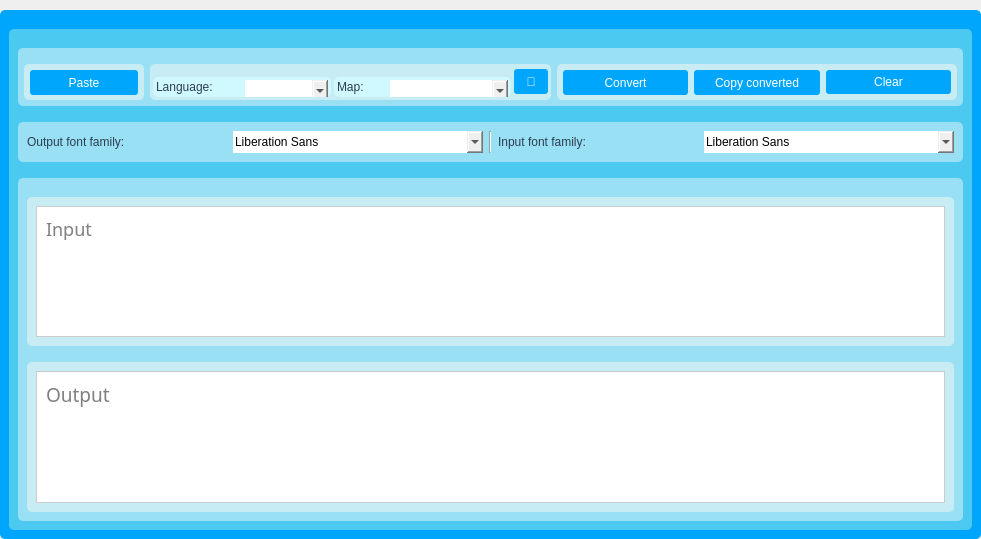
<?xml version="1.0" encoding="UTF-8"?>
<ui version="4.0">
 <class>Form</class>
 <widget class="QWidget" name="Form">
  <property name="geometry">
   <rect>
    <x>0</x>
    <y>0</y>
    <width>981</width>
    <height>539</height>
   </rect>
  </property>
  <property name="windowTitle">
   <string>Encoding Converter</string>
  </property>
  <property name="windowIcon">
   <iconset>
    <normaloff>Imgs/Conveter_PNG.png</normaloff>Imgs/Conveter_PNG.png</iconset>
  </property>
  <property name="styleSheet">
   <string notr="true">
QPushButton {
    background-color: #3498db; /* Blue background color */
    color: white; /* White text color */
    border: 2px solid #3498db; /* Blue border */
    border-radius: 5px; /* Rounded corners */
    padding: 4px 8px; /* Padding */
   
	font: 57 15px &quot;DM Mono Medium&quot;;
}

QPushButton:hover {
    background-color: #2980b9; /* Darker blue on hover */
    border: 2px solid #2980b9;
}


/* QTextEdit */
QTextEdit {
    background-color: #fff; /* White background */
    border: 1px solid #ccc; /* Gray border */
    padding: 5px; /* Padding */
    font-size: 14px; /* Font size */
}

QTextEdit:focus {
	font: 13pt  &quot;./Fonts/Kalpurush&quot; , &quot;Kalpurush&quot; ;
    border: 2px solid #3498db; /* Blue border on focus */
}

QComboBox{
font: 16px &quot;MS Shell Dlg 2&quot;;
min-height: 22px;
}


QLabel{
font: 16px &quot;MS Shell Dlg 2&quot;;
}</string>
  </property>
  <layout class="QGridLayout" name="gridLayout">
   <property name="leftMargin">
    <number>0</number>
   </property>
   <property name="topMargin">
    <number>0</number>
   </property>
   <property name="rightMargin">
    <number>0</number>
   </property>
   <property name="bottomMargin">
    <number>0</number>
   </property>
   <property name="spacing">
    <number>0</number>
   </property>
   <item row="2" column="0">
    <widget class="QGroupBox" name="groupBox_2">
     <property name="minimumSize">
      <size>
       <width>0</width>
       <height>100</height>
      </size>
     </property>
     <property name="styleSheet">
      <string notr="true">
QComboBox{
font: 57 16px &quot;DM Mono Medium&quot;;
}

QRadioButton {
    padding: 2px;
    margin: 5px;
	 font-size: 15px;
}

QRadioButton::hover {
    font: 11px;
    padding: 2px;
    margin: 5px;
	font: 14px &quot;MS Shell Dlg 2&quot;;
}

QRadioButton::indicator {
    width: 13px;
    height: 13px;
}

QRadioButton::indicator::unchecked {
    border: 1px solid #90A4AE;
    border-radius: 4px;
    background-color: #ECEFF1;
}

QRadioButton::indicator::checked {
    border: 1px solid #90A4AE;
    border-radius: 5px;
    background-color: #90A4AE;
	background-color: rgb(0, 193, 0);
}
QRadioButton::indicator::unchecked:hover {
    width: 14px;
    height: 14px;
}
QRadioButton::indicator::checked:hover {
     width: 15px;
    height: 15px;
}

QGroupBox {
    border: none;
    border-radius: 5px;
    margin-top: 10px; /* leave space at the top for the title */
    font-weight: bold;
	font-size: 15px;
	background-color: rgb(0, 166, 251);
}

QGroupBox::title {
    subcontrol-origin: margin;
    subcontrol-position: top; /* position at the top center */
    padding: 3 8px;
	color: rgb(202, 240, 248);
	border-radius:4px;
	background-color:  rgb(248, 248, 248);
	font: 57 13px &quot;DM Mono Medium&quot;;
}

QLabel {
    color: #2c3e50;
    font: 57 14px &quot;DM Mono Medium&quot;;
	border: none;
}

QLineEdit {
    border: none;
    border-radius: 3px;
    padding: 1px;
	padding-left: 5px;
    background: #ffffff;
    selection-background-color: #007bff;
    selection-color: #ffffff;
    font-size: 12px;
}


QCheckBox {
    spacing: 5px;
    color: #2c3e50;
    font-size: 15px;
}

QCheckBox::indicator {
    width: 14px;
    height: 14px;
}

QComboBox{
border:none;
}
</string>
     </property>
     <property name="title">
      <string/>
     </property>
     <layout class="QGridLayout" name="gridLayout_2">
      <item row="0" column="0">
       <widget class="QGroupBox" name="groupBox_3">
        <property name="minimumSize">
         <size>
          <width>0</width>
          <height>100</height>
         </size>
        </property>
        <property name="styleSheet">
         <string notr="true">QGroupBox {
    border: none;
    border-radius: 5px;
    margin-top: 1ex; /* leave space at the top for the title */
	background-color: rgb(134, 202, 237);
	background-color: rgb(76, 201, 240);
}
QGroupBox::title {
	border-radius:3px;
	background-color: rgb(154, 224, 245);
}
QPushButton {
	background-color: rgb(0, 166, 251);
	color: white;
    border: none;
    border-radius: 3px;
	font: 57 16px &quot;DM Mono Medium&quot;;
}
QPushButton:hover {
background-color: rgb(0, 180, 216);
}
QPushButton:pressed {
	color: rgb(202, 240, 248);
	background-color: rgb(0, 119, 182);
}
QLabel{
background:transparent;
	font: 57 16px &quot;DM Mono Medium&quot;;

}

QCheckBox:disabled {
background-color: rgb(76, 201, 240);
  border: none;
	color: rgb(208, 248, 255);
}

</string>
        </property>
        <property name="title">
         <string/>
        </property>
        <layout class="QGridLayout" name="gridLayout_3">
         <item row="1" column="0" colspan="2">
          <widget class="QGroupBox" name="groupBox_4">
           <property name="minimumSize">
            <size>
             <width>0</width>
             <height>68</height>
            </size>
           </property>
           <property name="maximumSize">
            <size>
             <width>985</width>
             <height>16777215</height>
            </size>
           </property>
           <property name="styleSheet">
            <string notr="true">QGroupBox {
    border: none;
	background-color: rgb(154, 224, 245);
}
QGroupBox::title {
	border:none;
	
	background-color: rgb(76, 201, 240);
}
</string>
           </property>
           <property name="title">
            <string/>
           </property>
           <layout class="QHBoxLayout" name="horizontalLayout_2">
            <property name="leftMargin">
             <number>6</number>
            </property>
            <property name="topMargin">
             <number>6</number>
            </property>
            <property name="rightMargin">
             <number>6</number>
            </property>
            <property name="bottomMargin">
             <number>6</number>
            </property>
            <item>
             <widget class="QGroupBox" name="groupBox">
              <property name="minimumSize">
               <size>
                <width>0</width>
                <height>0</height>
               </size>
              </property>
              <property name="maximumSize">
               <size>
                <width>120</width>
                <height>16777215</height>
               </size>
              </property>
              <property name="styleSheet">
               <string notr="true">QGroupBox {
    border: none;
	background-color: rgb(200, 236, 243);
}


</string>
              </property>
              <property name="title">
               <string/>
              </property>
              <layout class="QHBoxLayout" name="horizontalLayout_5">
               <property name="leftMargin">
                <number>6</number>
               </property>
               <property name="topMargin">
                <number>6</number>
               </property>
               <property name="rightMargin">
                <number>6</number>
               </property>
               <property name="bottomMargin">
                <number>6</number>
               </property>
               <item>
                <widget class="QPushButton" name="Paste_pushButton">
                 <property name="minimumSize">
                  <size>
                   <width>0</width>
                   <height>25</height>
                  </size>
                 </property>
                 <property name="cursor">
                  <cursorShape>PointingHandCursor</cursorShape>
                 </property>
                 <property name="toolTip">
                  <string>&lt;html&gt;&lt;head/&gt;&lt;body&gt;&lt;p&gt;Paste any Text&lt;/p&gt;&lt;/body&gt;&lt;/html&gt;</string>
                 </property>
                 <property name="whatsThis">
                  <string>&lt;html&gt;&lt;head/&gt;&lt;body&gt;&lt;p&gt;Paste any Text&lt;/p&gt;&lt;/body&gt;&lt;/html&gt;</string>
                 </property>
                 <property name="styleSheet">
                  <string notr="true"/>
                 </property>
                 <property name="text">
                  <string>Paste</string>
                 </property>
                 <property name="icon">
                  <iconset>
                   <normaloff>../NMs Keybord/Imgs/kisspng-computer-icons-copying-cut-copy-and-paste-clipbo-paste-icon-free-download-png-and-vector-5c5f67badec551.8477141515497563469125.png</normaloff>../NMs Keybord/Imgs/kisspng-computer-icons-copying-cut-copy-and-paste-clipbo-paste-icon-free-download-png-and-vector-5c5f67badec551.8477141515497563469125.png</iconset>
                 </property>
                </widget>
               </item>
              </layout>
             </widget>
            </item>
            <item>
             <widget class="QGroupBox" name="groupBox_5">
              <property name="minimumSize">
               <size>
                <width>325</width>
                <height>0</height>
               </size>
              </property>
              <property name="styleSheet">
               <string notr="true">QGroupBox {
    border: none;
	background-color: rgb(200, 236, 243);
}


</string>
              </property>
              <property name="title">
               <string/>
              </property>
              <layout class="QHBoxLayout" name="horizontalLayout">
               <property name="spacing">
                <number>3</number>
               </property>
               <property name="leftMargin">
                <number>3</number>
               </property>
               <property name="topMargin">
                <number>3</number>
               </property>
               <property name="rightMargin">
                <number>3</number>
               </property>
               <property name="bottomMargin">
                <number>3</number>
               </property>
               <item>
                <widget class="QGroupBox" name="groupBox_6">
                 <property name="maximumSize">
                  <size>
                   <width>340</width>
                   <height>34</height>
                  </size>
                 </property>
                 <property name="styleSheet">
                  <string notr="true">QGroupBox {
    border: none;
	background-color: rgb(208, 248, 255);

}</string>
                 </property>
                 <property name="title">
                  <string/>
                 </property>
                 <layout class="QHBoxLayout" name="horizontalLayout_3">
                  <property name="leftMargin">
                   <number>3</number>
                  </property>
                  <property name="topMargin">
                   <number>3</number>
                  </property>
                  <property name="rightMargin">
                   <number>3</number>
                  </property>
                  <property name="bottomMargin">
                   <number>3</number>
                  </property>
                  <item>
                   <widget class="QLabel" name="label_3">
                    <property name="maximumSize">
                     <size>
                      <width>120</width>
                      <height>16777215</height>
                     </size>
                    </property>
                    <property name="text">
                     <string>Language:</string>
                    </property>
                   </widget>
                  </item>
                  <item>
                   <widget class="QComboBox" name="LangComboBox">
                    <property name="minimumSize">
                     <size>
                      <width>0</width>
                      <height>22</height>
                     </size>
                    </property>
                    <property name="maximumSize">
                     <size>
                      <width>300</width>
                      <height>16777215</height>
                     </size>
                    </property>
                   </widget>
                  </item>
                 </layout>
                </widget>
               </item>
               <item>
                <widget class="QGroupBox" name="groupBox_7">
                 <property name="maximumSize">
                  <size>
                   <width>16777215</width>
                   <height>34</height>
                  </size>
                 </property>
                 <property name="styleSheet">
                  <string notr="true">QGroupBox {
    border: none;
	background-color: rgb(208, 248, 255);

}</string>
                 </property>
                 <property name="title">
                  <string/>
                 </property>
                 <layout class="QHBoxLayout" name="horizontalLayout_4">
                  <property name="spacing">
                   <number>3</number>
                  </property>
                  <property name="leftMargin">
                   <number>3</number>
                  </property>
                  <property name="topMargin">
                   <number>3</number>
                  </property>
                  <property name="rightMargin">
                   <number>3</number>
                  </property>
                  <property name="bottomMargin">
                   <number>3</number>
                  </property>
                  <item>
                   <widget class="QLabel" name="label">
                    <property name="minimumSize">
                     <size>
                      <width>30</width>
                      <height>0</height>
                     </size>
                    </property>
                    <property name="maximumSize">
                     <size>
                      <width>50</width>
                      <height>16777215</height>
                     </size>
                    </property>
                    <property name="styleSheet">
                     <string notr="true"/>
                    </property>
                    <property name="text">
                     <string>Map:</string>
                    </property>
                   </widget>
                  </item>
                  <item>
                   <widget class="QComboBox" name="encoComboBox">
                    <property name="minimumSize">
                     <size>
                      <width>0</width>
                      <height>22</height>
                     </size>
                    </property>
                    <property name="styleSheet">
                     <string notr="true"/>
                    </property>
                   </widget>
                  </item>
                 </layout>
                </widget>
               </item>
               <item>
                <widget class="QPushButton" name="ReloadPushButton">
                 <property name="minimumSize">
                  <size>
                   <width>25</width>
                   <height>25</height>
                  </size>
                 </property>
                 <property name="maximumSize">
                  <size>
                   <width>34</width>
                   <height>16777215</height>
                  </size>
                 </property>
                 <property name="toolTip">
                  <string>&lt;html&gt;&lt;head/&gt;&lt;body&gt;&lt;p&gt;Reload The Map&lt;/p&gt;&lt;/body&gt;&lt;/html&gt;</string>
                 </property>
                 <property name="text">
                  <string>🔄</string>
                 </property>
                </widget>
               </item>
              </layout>
             </widget>
            </item>
            <item>
             <widget class="QGroupBox" name="groupBox_8">
              <property name="styleSheet">
               <string notr="true">QGroupBox {
    border: none;
	background-color: rgb(200, 236, 243);
}


</string>
              </property>
              <property name="title">
               <string/>
              </property>
              <layout class="QHBoxLayout" name="horizontalLayout_6">
               <property name="leftMargin">
                <number>6</number>
               </property>
               <property name="topMargin">
                <number>6</number>
               </property>
               <property name="rightMargin">
                <number>6</number>
               </property>
               <property name="bottomMargin">
                <number>6</number>
               </property>
               <item>
                <widget class="QPushButton" name="Convert_pushButton">
                 <property name="minimumSize">
                  <size>
                   <width>0</width>
                   <height>25</height>
                  </size>
                 </property>
                 <property name="cursor">
                  <cursorShape>PointingHandCursor</cursorShape>
                 </property>
                 <property name="styleSheet">
                  <string notr="true"/>
                 </property>
                 <property name="text">
                  <string>Convert</string>
                 </property>
                 <property name="icon">
                  <iconset>
                   <normaloff>../NMs Keybord/Imgs/Conveter_PNG.png</normaloff>../NMs Keybord/Imgs/Conveter_PNG.png</iconset>
                 </property>
                </widget>
               </item>
               <item>
                <widget class="QPushButton" name="Copy_pushButton">
                 <property name="minimumSize">
                  <size>
                   <width>0</width>
                   <height>25</height>
                  </size>
                 </property>
                 <property name="cursor">
                  <cursorShape>PointingHandCursor</cursorShape>
                 </property>
                 <property name="styleSheet">
                  <string notr="true"/>
                 </property>
                 <property name="text">
                  <string>Copy converted</string>
                 </property>
                 <property name="icon">
                  <iconset>
                   <normaloff>../NMs Keybord/Imgs/copy.png</normaloff>../NMs Keybord/Imgs/copy.png</iconset>
                 </property>
                </widget>
               </item>
               <item>
                <widget class="QPushButton" name="Clear_pushButton">
                 <property name="minimumSize">
                  <size>
                   <width>0</width>
                   <height>24</height>
                  </size>
                 </property>
                 <property name="cursor">
                  <cursorShape>PointingHandCursor</cursorShape>
                 </property>
                 <property name="focusPolicy">
                  <enum>Qt::NoFocus</enum>
                 </property>
                 <property name="styleSheet">
                  <string notr="true"/>
                 </property>
                 <property name="text">
                  <string>Clear</string>
                 </property>
                 <property name="icon">
                  <iconset>
                   <normaloff>../NMs Keybord/Imgs/PngItem_4040102.png</normaloff>../NMs Keybord/Imgs/PngItem_4040102.png</iconset>
                 </property>
                </widget>
               </item>
              </layout>
             </widget>
            </item>
           </layout>
          </widget>
         </item>
         <item row="3" column="0" colspan="2">
          <widget class="QGroupBox" name="groupBox_11">
           <property name="minimumSize">
            <size>
             <width>0</width>
             <height>50</height>
            </size>
           </property>
           <property name="styleSheet">
            <string notr="true">QGroupBox {
    border: none;
	background-color: rgb(154, 224, 245);
}
QGroupBox::title {
	border:none;
	
	background-color: rgb(76, 201, 240);
}
</string>
           </property>
           <property name="title">
            <string/>
           </property>
           <layout class="QVBoxLayout" name="verticalLayout">
            <item>
             <layout class="QGridLayout" name="gridLayout_6"/>
            </item>
            <item>
             <widget class="QGroupBox" name="groupBox_9">
              <property name="minimumSize">
               <size>
                <width>0</width>
                <height>50</height>
               </size>
              </property>
              <property name="styleSheet">
               <string notr="true">QGroupBox {
    border: none;
	background-color: rgb(200, 236, 243);
}


</string>
              </property>
              <property name="title">
               <string/>
              </property>
              <layout class="QGridLayout" name="gridLayout_4">
               <item row="0" column="0" colspan="2">
                <widget class="QTextEdit" name="First_textEdit">
                 <property name="minimumSize">
                  <size>
                   <width>0</width>
                   <height>60</height>
                  </size>
                 </property>
                 <property name="maximumSize">
                  <size>
                   <width>16777215</width>
                   <height>16777215</height>
                  </size>
                 </property>
                 <property name="cursor" stdset="0">
                  <cursorShape>IBeamCursor</cursorShape>
                 </property>
                 <property name="styleSheet">
                  <string notr="true">QTextEdit{
    font-family: kalpurush;
    font-size: 18px;
}</string>
                 </property>
                 <property name="acceptRichText">
                  <bool>false</bool>
                 </property>
                 <property name="placeholderText">
                  <string>Input</string>
                 </property>
                </widget>
               </item>
              </layout>
             </widget>
            </item>
            <item>
             <widget class="QGroupBox" name="groupBox_10">
              <property name="minimumSize">
               <size>
                <width>0</width>
                <height>70</height>
               </size>
              </property>
              <property name="styleSheet">
               <string notr="true">QGroupBox {
    border: none;
	background-color: rgb(200, 236, 243);
}


</string>
              </property>
              <property name="title">
               <string/>
              </property>
              <layout class="QGridLayout" name="gridLayout_5">
               <item row="0" column="0">
                <widget class="QTextEdit" name="second_textEdit">
                 <property name="minimumSize">
                  <size>
                   <width>415</width>
                   <height>100</height>
                  </size>
                 </property>
                 <property name="cursor" stdset="0">
                  <cursorShape>IBeamCursor</cursorShape>
                 </property>
                 <property name="acceptDrops">
                  <bool>false</bool>
                 </property>
                 <property name="styleSheet">
                  <string notr="true">QTextEdit{
    font-family: kalpurush ANSI;
    font-size: 19px;
}</string>
                 </property>
                 <property name="acceptRichText">
                  <bool>true</bool>
                 </property>
                 <property name="placeholderText">
                  <string>Output</string>
                 </property>
                </widget>
               </item>
              </layout>
             </widget>
            </item>
           </layout>
          </widget>
         </item>
         <item row="2" column="0" colspan="2">
          <widget class="QGroupBox" name="groupBox_14">
           <property name="styleSheet">
            <string notr="true">QGroupBox {
    border: none;
	background-color: rgb(154, 224, 245);
}
QGroupBox::title {
	border:none;
	
	background-color: rgb(76, 201, 240);
}
</string>
           </property>
           <property name="title">
            <string/>
           </property>
           <layout class="QHBoxLayout" name="horizontalLayout_9">
            <item>
             <widget class="QLabel" name="label_4">
              <property name="maximumSize">
               <size>
                <width>200</width>
                <height>16777215</height>
               </size>
              </property>
              <property name="text">
               <string>Output font family:</string>
              </property>
             </widget>
            </item>
            <item>
             <widget class="QFontComboBox" name="fontComboBox">
              <property name="maximumSize">
               <size>
                <width>250</width>
                <height>16777215</height>
               </size>
              </property>
             </widget>
            </item>
            <item>
             <widget class="Line" name="line">
              <property name="orientation">
               <enum>Qt::Vertical</enum>
              </property>
             </widget>
            </item>
            <item>
             <widget class="QLabel" name="label_2">
              <property name="maximumSize">
               <size>
                <width>200</width>
                <height>16777215</height>
               </size>
              </property>
              <property name="text">
               <string>Input font family:</string>
              </property>
             </widget>
            </item>
            <item>
             <widget class="QFontComboBox" name="fontComboBox_2">
              <property name="maximumSize">
               <size>
                <width>250</width>
                <height>16777215</height>
               </size>
              </property>
             </widget>
            </item>
           </layout>
          </widget>
         </item>
        </layout>
       </widget>
      </item>
     </layout>
    </widget>
   </item>
  </layout>
 </widget>
 <resources/>
 <connections/>
</ui>
